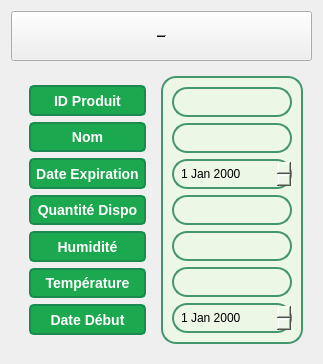
                <widget class="QWidget" name="formmodifier">
                 <property name="styleSheet">
                  <string notr="true"/>
                 </property>
                 <layout class="QVBoxLayout" name="verticalLayout_13">
                  <item>
                   <widget class="QPushButton" name="modifierProduit">
                    <property name="minimumSize">
                     <size>
                      <width>0</width>
                      <height>50</height>
                     </size>
                    </property>
                    <property name="font">
                     <font>
                      <family>Roboto</family>
                      <pointsize>-1</pointsize>
                      <bold>true</bold>
                      <underline>true</underline>
                     </font>
                    </property>
                    <property name="cursor">
                     <cursorShape>PointingHandCursor</cursorShape>
                    </property>
                    <property name="styleSheet">
                     <string notr="true">QPushButton {
    background-color: rgb(50, 120, 90); /* Couleur verte foncée */
    /*color: black;*/
   /* color: #1f472e;*/
color:black;
    font-family: &quot;Roboto&quot;, sans-serif;
     
    font-weight: bold; /* texte en gras */
    font-size: 20px;
    text-decoration: underline;  /* Texte souligné */
    line-height: 1.5;

    width: 200px;
    height: 40px;
    opacity: 0.65;
    text-align: center;
    
    border-style: solid;
    transition: background-color 0.3s ease, opacity 0.3s ease, transform 0.3s ease; /* Transition pour effet plus fluide */
}

QPushButton:hover {
    background-color: rgb(70, 140, 110); /* Couleur de fond légèrement plus claire au survol */
    opacity: 0.85; /* Augmentation de l'opacité */
    transform: scale(1.05); /* Agrandissement léger */
    box-shadow: 2px 2px 5px rgba(0, 0, 0, 0.3); /* Ombre pour donner de la profondeur */
}

                                                           

/*                                                  
QPushButton {
    background-color: rgb(50, 120, 90); 
    color: black;
    
    font-size: 20px;
    text-decoration: underline;   
    line-height: 1.5;

    width: 200px;
    height: 40px;
    opacity: 0.65;
    text-align: center;
    
    border-style: solid;
}
/*</string>
                    </property>
                    <property name="text">
                     <string>Modifier un Produit</string>
                    </property>
                   </widget>
                  </item>
                  <item>
                   <widget class="QFrame" name="frame_38">
                    <property name="styleSheet">
                     <string notr="true">border:none;</string>
                    </property>
                    <property name="frameShape">
                     <enum>QFrame::Shape::StyledPanel</enum>
                    </property>
                    <property name="frameShadow">
                     <enum>QFrame::Shadow::Raised</enum>
                    </property>
                    <layout class="QHBoxLayout" name="horizontalLayout_7">
                     <item>
                      <widget class="QFrame" name="frame_39">
                       <property name="styleSheet">
                        <string notr="true">QFrame QLabel {
background-color: rgb(28, 168, 79);

}
</string>
                       </property>
                       <property name="frameShape">
                        <enum>QFrame::Shape::StyledPanel</enum>
                       </property>
                       <property name="frameShadow">
                        <enum>QFrame::Shadow::Raised</enum>
                       </property>
                       <layout class="QVBoxLayout" name="verticalLayout_16">
                        <item>
                         <widget class="QLabel" name="label_16">
                          <property name="styleSheet">
                           <string notr="true">QLabel {
    background-color: rgb(28, 168, 79); /* Couleur de fond */
    border: 2px solid #1C8A4F; /* Bordure assortie */
    border-radius: 5px; /* Coins arrondis */
    color: white; /* Texte en blanc */
    font-size: 14px; /* Taille de police */
    padding: 5px; /* Espacement interne */
    font-weight: bold; /* Texte en gras */
}

QLabel:hover {
    background-color: rgb(20, 140, 60); /* Couleur de fond change lorsque l'on survole le label */
}

QLabel:focus {
    border: 2px solid #0D6E3F; /* Bordure qui change en cas de focus (utile pour les QLabel avec interaction) */
}

</string>
                          </property>
                          <property name="text">
                           <string>ID Produit</string>
                          </property>
                          <property name="alignment">
                           <set>Qt::AlignmentFlag::AlignCenter</set>
                          </property>
                         </widget>
                        </item>
                        <item>
                         <widget class="QLabel" name="label_30">
                          <property name="styleSheet">
                           <string notr="true">QLabel {
    background-color: rgb(28, 168, 79); /* Couleur de fond */
    border: 2px solid #1C8A4F; /* Bordure assortie */
    border-radius: 5px; /* Coins arrondis */
    color: white; /* Texte en blanc */
    font-size: 14px; /* Taille de police */
    padding: 5px; /* Espacement interne */
    font-weight: bold; /* Texte en gras */
}

QLabel:hover {
    background-color: rgb(20, 140, 60); /* Couleur de fond change lorsque l'on survole le label */
}

QLabel:focus {
    border: 2px solid #0D6E3F; /* Bordure qui change en cas de focus (utile pour les QLabel avec interaction) */
}

</string>
                          </property>
                          <property name="text">
                           <string>Nom</string>
                          </property>
                          <property name="alignment">
                           <set>Qt::AlignmentFlag::AlignCenter</set>
                          </property>
                         </widget>
                        </item>
                        <item>
                         <widget class="QLabel" name="label_31">
                          <property name="styleSheet">
                           <string notr="true">QLabel {
    background-color: rgb(28, 168, 79); /* Couleur de fond */
    border: 2px solid #1C8A4F; /* Bordure assortie */
    border-radius: 5px; /* Coins arrondis */
    color: white; /* Texte en blanc */
    font-size: 14px; /* Taille de police */
    padding: 5px; /* Espacement interne */
    font-weight: bold; /* Texte en gras */
}

QLabel:hover {
    background-color: rgb(20, 140, 60); /* Couleur de fond change lorsque l'on survole le label */
}

QLabel:focus {
    border: 2px solid #0D6E3F; /* Bordure qui change en cas de focus (utile pour les QLabel avec interaction) */
}

</string>
                          </property>
                          <property name="text">
                           <string>Date Expiration</string>
                          </property>
                          <property name="alignment">
                           <set>Qt::AlignmentFlag::AlignCenter</set>
                          </property>
                         </widget>
                        </item>
                        <item>
                         <widget class="QLabel" name="label_32">
                          <property name="styleSheet">
                           <string notr="true">QLabel {
    background-color: rgb(28, 168, 79); /* Couleur de fond */
    border: 2px solid #1C8A4F; /* Bordure assortie */
    border-radius: 5px; /* Coins arrondis */
    color: white; /* Texte en blanc */
    font-size: 14px; /* Taille de police */
    padding: 5px; /* Espacement interne */
    font-weight: bold; /* Texte en gras */
}

QLabel:hover {
    background-color: rgb(20, 140, 60); /* Couleur de fond change lorsque l'on survole le label */
}

QLabel:focus {
    border: 2px solid #0D6E3F; /* Bordure qui change en cas de focus (utile pour les QLabel avec interaction) */
}

</string>
                          </property>
                          <property name="text">
                           <string>Quantité Dispo</string>
                          </property>
                          <property name="alignment">
                           <set>Qt::AlignmentFlag::AlignCenter</set>
                          </property>
                         </widget>
                        </item>
                        <item>
                         <widget class="QLabel" name="label_33">
                          <property name="styleSheet">
                           <string notr="true">QLabel {
    background-color: rgb(28, 168, 79); /* Couleur de fond */
    border: 2px solid #1C8A4F; /* Bordure assortie */
    border-radius: 5px; /* Coins arrondis */
    color: white; /* Texte en blanc */
    font-size: 14px; /* Taille de police */
    padding: 5px; /* Espacement interne */
    font-weight: bold; /* Texte en gras */
}

QLabel:hover {
    background-color: rgb(20, 140, 60); /* Couleur de fond change lorsque l'on survole le label */
}

QLabel:focus {
    border: 2px solid #0D6E3F; /* Bordure qui change en cas de focus (utile pour les QLabel avec interaction) */
}

</string>
                          </property>
                          <property name="text">
                           <string>Humidité</string>
                          </property>
                          <property name="alignment">
                           <set>Qt::AlignmentFlag::AlignCenter</set>
                          </property>
                         </widget>
                        </item>
                        <item>
                         <widget class="QLabel" name="label_34">
                          <property name="styleSheet">
                           <string notr="true">QLabel {
    background-color: rgb(28, 168, 79); /* Couleur de fond */
    border: 2px solid #1C8A4F; /* Bordure assortie */
    border-radius: 5px; /* Coins arrondis */
    color: white; /* Texte en blanc */
    font-size: 14px; /* Taille de police */
    padding: 5px; /* Espacement interne */
    font-weight: bold; /* Texte en gras */
}

QLabel:hover {
    background-color: rgb(20, 140, 60); /* Couleur de fond change lorsque l'on survole le label */
}

QLabel:focus {
    border: 2px solid #0D6E3F; /* Bordure qui change en cas de focus (utile pour les QLabel avec interaction) */
}

</string>
                          </property>
                          <property name="text">
                           <string>Température</string>
                          </property>
                          <property name="alignment">
                           <set>Qt::AlignmentFlag::AlignCenter</set>
                          </property>
                         </widget>
                        </item>
                        <item>
                         <widget class="QLabel" name="label_35">
                          <property name="styleSheet">
                           <string notr="true">QLabel {
    background-color: rgb(28, 168, 79); /* Couleur de fond */
    border: 2px solid #1C8A4F; /* Bordure assortie */
    border-radius: 5px; /* Coins arrondis */
    color: white; /* Texte en blanc */
    font-size: 14px; /* Taille de police */
    padding: 5px; /* Espacement interne */
    font-weight: bold; /* Texte en gras */
}

QLabel:hover {
    background-color: rgb(20, 140, 60); /* Couleur de fond change lorsque l'on survole le label */
}

QLabel:focus {
    border: 2px solid #0D6E3F; /* Bordure qui change en cas de focus (utile pour les QLabel avec interaction) */
}

</string>
                          </property>
                          <property name="text">
                           <string>Date Début</string>
                          </property>
                          <property name="alignment">
                           <set>Qt::AlignmentFlag::AlignCenter</set>
                          </property>
                         </widget>
                        </item>
                       </layout>
                      </widget>
                     </item>
                     <item>
                      <widget class="QFrame" name="frame_40">
                       <property name="styleSheet">
                        <string notr="true">background-color: #edf7e6;         /* Light green inside background */
border: 2px solid rgb(68, 150, 109); /* Green border */
border-radius: 15px;                /* Rounded corners with 15px radius */</string>
                       </property>
                       <property name="frameShape">
                        <enum>QFrame::Shape::StyledPanel</enum>
                       </property>
                       <property name="frameShadow">
                        <enum>QFrame::Shadow::Raised</enum>
                       </property>
                       <layout class="QVBoxLayout" name="verticalLayout_17">
                        <item>
                         <widget class="QLineEdit" name="inputidproduitmodif">
                          <property name="styleSheet">
                           <string notr="true">QLineEdit {
    border-radius: 15px;
border: 2px solid rgb(68, 150, 109); /* Green border */
    padding: 5px;
}</string>
                          </property>
                         </widget>
                        </item>
                        <item>
                         <widget class="QLineEdit" name="inputnomproduit_3">
                          <property name="minimumSize">
                           <size>
                            <width>100</width>
                            <height>30</height>
                           </size>
                          </property>
                          <property name="maximumSize">
                           <size>
                            <width>16777215</width>
                            <height>16777215</height>
                           </size>
                          </property>
                         </widget>
                        </item>
                        <item>
                         <widget class="QDateEdit" name="inputdateexpiration_3">
                          <property name="minimumSize">
                           <size>
                            <width>0</width>
                            <height>30</height>
                           </size>
                          </property>
                          <property name="styleSheet">
                           <string notr="true">QDateEdit {
    border-radius: 15px;
border: 2px solid rgb(68, 150, 109); /* Green border */
    padding: 5px;
}</string>
                          </property>
                         </widget>
                        </item>
                        <item>
                         <widget class="QLineEdit" name="inputquantitedisponible_3">
                          <property name="styleSheet">
                           <string notr="true">QLineEdit {
    border-radius: 15px;
border: 2px solid rgb(68, 150, 109); /* Green border */
    padding: 5px;
}</string>
                          </property>
                         </widget>
                        </item>
                        <item>
                         <widget class="QLineEdit" name="inputhumidite_3">
                          <property name="styleSheet">
                           <string notr="true">QLineEdit {
    border-radius: 15px;
border: 2px solid rgb(68, 150, 109); /* Green border */
    padding: 5px;
}</string>
                          </property>
                         </widget>
                        </item>
                        <item>
                         <widget class="QLineEdit" name="inputtemperature_3">
                          <property name="styleSheet">
                           <string notr="true">QLineEdit {
    border-radius: 15px;
border: 2px solid rgb(68, 150, 109); /* Green border */
    padding: 5px;
}</string>
                          </property>
                         </widget>
                        </item>
                        <item>
                         <widget class="QDateEdit" name="inputdatedebut_3">
                          <property name="styleSheet">
                           <string notr="true">QDateEdit {
    border-radius: 15px;
border: 2px solid rgb(68, 150, 109); /* Green border */
    padding: 5px;
}</string>
                          </property>
                         </widget>
                        </item>
                       </layout>
                      </widget>
                     </item>
                    </layout>
                   </widget>
                  </item>
                 </layout>
                </widget>
